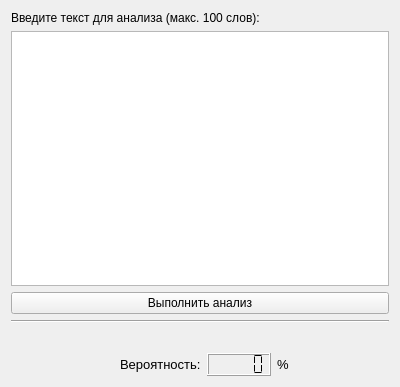
<?xml version="1.0" encoding="UTF-8"?>
<ui version="4.0">
 <class>Form_Main</class>
 <widget class="QWidget" name="Form_Main">
  <property name="geometry">
   <rect>
    <x>0</x>
    <y>0</y>
    <width>400</width>
    <height>387</height>
   </rect>
  </property>
  <property name="minimumSize">
   <size>
    <width>0</width>
    <height>0</height>
   </size>
  </property>
  <property name="maximumSize">
   <size>
    <width>99999</width>
    <height>99999</height>
   </size>
  </property>
  <property name="font">
   <font>
    <weight>50</weight>
    <bold>false</bold>
   </font>
  </property>
  <property name="windowTitle">
   <string>Форма анализа тональности текста</string>
  </property>
  <layout class="QVBoxLayout" name="verticalLayout">
   <item>
    <widget class="QLabel" name="label_Text">
     <property name="text">
      <string>Введите текст для анализа (макс. 100 слов):</string>
     </property>
    </widget>
   </item>
   <item>
    <widget class="QTextEdit" name="textEdit_ForAnalys"/>
   </item>
   <item>
    <widget class="QPushButton" name="pushButton_Analys">
     <property name="text">
      <string>Выполнить анализ</string>
     </property>
    </widget>
   </item>
   <item>
    <widget class="Line" name="line">
     <property name="orientation">
      <enum>Qt::Horizontal</enum>
     </property>
    </widget>
   </item>
   <item>
    <widget class="QLabel" name="label_Result">
     <property name="font">
      <font>
       <pointsize>12</pointsize>
      </font>
     </property>
     <property name="text">
      <string/>
     </property>
     <property name="alignment">
      <set>Qt::AlignJustify|Qt::AlignVCenter</set>
     </property>
    </widget>
   </item>
   <item>
    <layout class="QHBoxLayout" name="horizontalLayout_2">
     <item>
      <spacer name="horizontalSpacer">
       <property name="orientation">
        <enum>Qt::Horizontal</enum>
       </property>
       <property name="sizeHint" stdset="0">
        <size>
         <width>118</width>
         <height>20</height>
        </size>
       </property>
      </spacer>
     </item>
     <item>
      <layout class="QHBoxLayout" name="horizontalLayout">
       <item>
        <widget class="QLabel" name="label">
         <property name="font">
          <font>
           <pointsize>10</pointsize>
          </font>
         </property>
         <property name="text">
          <string>Вероятность:</string>
         </property>
        </widget>
       </item>
       <item>
        <widget class="QLCDNumber" name="lcdNumber_Result">
         <property name="palette">
          <palette>
           <active>
            <colorrole role="LinkVisited">
             <brush brushstyle="SolidPattern">
              <color alpha="255">
               <red>170</red>
               <green>0</green>
               <blue>0</blue>
              </color>
             </brush>
            </colorrole>
           </active>
           <inactive>
            <colorrole role="LinkVisited">
             <brush brushstyle="SolidPattern">
              <color alpha="255">
               <red>255</red>
               <green>0</green>
               <blue>255</blue>
              </color>
             </brush>
            </colorrole>
           </inactive>
           <disabled>
            <colorrole role="LinkVisited">
             <brush brushstyle="SolidPattern">
              <color alpha="255">
               <red>255</red>
               <green>0</green>
               <blue>255</blue>
              </color>
             </brush>
            </colorrole>
           </disabled>
          </palette>
         </property>
         <property name="font">
          <font>
           <pointsize>12</pointsize>
           <weight>75</weight>
           <bold>true</bold>
          </font>
         </property>
         <property name="lineWidth">
          <number>1</number>
         </property>
         <property name="midLineWidth">
          <number>0</number>
         </property>
         <property name="segmentStyle">
          <enum>QLCDNumber::Flat</enum>
         </property>
        </widget>
       </item>
       <item>
        <widget class="QLabel" name="label_2">
         <property name="font">
          <font>
           <pointsize>10</pointsize>
          </font>
         </property>
         <property name="text">
          <string>%</string>
         </property>
        </widget>
       </item>
      </layout>
     </item>
     <item>
      <spacer name="horizontalSpacer_2">
       <property name="orientation">
        <enum>Qt::Horizontal</enum>
       </property>
       <property name="sizeHint" stdset="0">
        <size>
         <width>108</width>
         <height>20</height>
        </size>
       </property>
      </spacer>
     </item>
    </layout>
   </item>
  </layout>
 </widget>
 <resources/>
 <connections/>
</ui>
